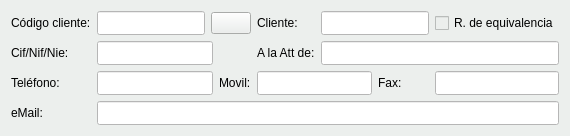
      <widget class="QWidget" name="tab">
       <property name="sizePolicy">
        <sizepolicy hsizetype="Preferred" vsizetype="Minimum">
         <horstretch>0</horstretch>
         <verstretch>0</verstretch>
        </sizepolicy>
       </property>
       <property name="styleSheet">
        <string notr="true">background-color: #ecefed;</string>
       </property>
       <attribute name="title">
        <string>Cliente</string>
       </attribute>
       <layout class="QGridLayout" name="gridLayout_10">
        <item row="0" column="0">
         <layout class="QGridLayout" name="gridLayout">
          <item row="0" column="3">
           <widget class="QLabel" name="label_4">
            <property name="text">
             <string>Cliente:</string>
            </property>
           </widget>
          </item>
          <item row="1" column="1">
           <widget class="QLineEdit" name="txtcCif">
            <property name="minimumSize">
             <size>
              <width>0</width>
              <height>24</height>
             </size>
            </property>
            <property name="maximumSize">
             <size>
              <width>16777215</width>
              <height>16777215</height>
             </size>
            </property>
            <property name="styleSheet">
             <string notr="true">background-color: rgb(255, 255, 255);</string>
            </property>
           </widget>
          </item>
          <item row="2" column="0">
           <widget class="QLabel" name="label_2">
            <property name="text">
             <string>Teléfono:</string>
            </property>
           </widget>
          </item>
          <item row="2" column="3" colspan="2">
           <widget class="QLineEdit" name="txtcMovil">
            <property name="minimumSize">
             <size>
              <width>0</width>
              <height>24</height>
             </size>
            </property>
            <property name="styleSheet">
             <string notr="true">background-color: rgb(255, 255, 255);</string>
            </property>
           </widget>
          </item>
          <item row="3" column="0">
           <widget class="QLabel" name="label_11">
            <property name="text">
             <string>eMail:</string>
            </property>
            <property name="alignment">
             <set>Qt::AlignLeading|Qt::AlignLeft|Qt::AlignVCenter</set>
            </property>
           </widget>
          </item>
          <item row="1" column="4" colspan="3">
           <widget class="QLineEdit" name="txtcAtencionde">
            <property name="minimumSize">
             <size>
              <width>0</width>
              <height>24</height>
             </size>
            </property>
            <property name="styleSheet">
             <string notr="true">background-color: rgb(255, 255, 255);</string>
            </property>
           </widget>
          </item>
          <item row="1" column="0">
           <widget class="QLabel" name="label_15">
            <property name="text">
             <string>Cif/Nif/Nie:</string>
            </property>
           </widget>
          </item>
          <item row="2" column="6">
           <widget class="QLineEdit" name="txtcFax">
            <property name="minimumSize">
             <size>
              <width>0</width>
              <height>24</height>
             </size>
            </property>
            <property name="styleSheet">
             <string notr="true">background-color: rgb(255, 255, 255);</string>
            </property>
           </widget>
          </item>
          <item row="2" column="5">
           <widget class="QLabel" name="label_9">
            <property name="text">
             <string>Fax:</string>
            </property>
           </widget>
          </item>
          <item row="0" column="1" colspan="2">
           <layout class="QHBoxLayout" name="horizontalLayout">
            <item>
             <widget class="QLineEdit" name="txtcCodigoCliente">
              <property name="minimumSize">
               <size>
                <width>0</width>
                <height>24</height>
               </size>
              </property>
              <property name="maximumSize">
               <size>
                <width>16777215</width>
                <height>16777215</height>
               </size>
              </property>
              <property name="styleSheet">
               <string notr="true">background-color: rgb(255, 255, 255);</string>
              </property>
             </widget>
            </item>
            <item>
             <widget class="QPushButton" name="botBuscarCliente">
              <property name="text">
               <string/>
              </property>
              <property name="icon">
               <iconset resource="../terra.qrc">
                <normaloff>:/Icons/PNG/search.png</normaloff>:/Icons/PNG/search.png</iconset>
              </property>
             </widget>
            </item>
           </layout>
          </item>
          <item row="0" column="0">
           <widget class="QLabel" name="label_3">
            <property name="text">
             <string>Código cliente:</string>
            </property>
           </widget>
          </item>
          <item row="1" column="3">
           <widget class="QLabel" name="label_10">
            <property name="text">
             <string>A la Att de:</string>
            </property>
           </widget>
          </item>
          <item row="2" column="1">
           <widget class="QLineEdit" name="txtcTelefono">
            <property name="minimumSize">
             <size>
              <width>87</width>
              <height>24</height>
             </size>
            </property>
            <property name="styleSheet">
             <string notr="true">background-color: rgb(255, 255, 255);</string>
            </property>
            <property name="inputMask">
             <string/>
            </property>
           </widget>
          </item>
          <item row="2" column="2">
           <widget class="QLabel" name="label_8">
            <property name="text">
             <string>Movil:</string>
            </property>
           </widget>
          </item>
          <item row="0" column="4" colspan="2">
           <widget class="QLineEdit" name="txtcCliente">
            <property name="minimumSize">
             <size>
              <width>0</width>
              <height>24</height>
             </size>
            </property>
            <property name="styleSheet">
             <string notr="true">background-color: rgb(255, 255, 255);</string>
            </property>
           </widget>
          </item>
          <item row="3" column="1" colspan="6">
           <widget class="QLineEdit" name="txtcEmail">
            <property name="minimumSize">
             <size>
              <width>0</width>
              <height>24</height>
             </size>
            </property>
            <property name="styleSheet">
             <string notr="true">background-color: rgb(255, 255, 255);</string>
            </property>
           </widget>
          </item>
          <item row="0" column="6">
           <widget class="QCheckBox" name="chklRecargoEq">
            <property name="text">
             <string>R. de equivalencia</string>
            </property>
           </widget>
          </item>
         </layout>
        </item>
       </layout>
      </widget>
